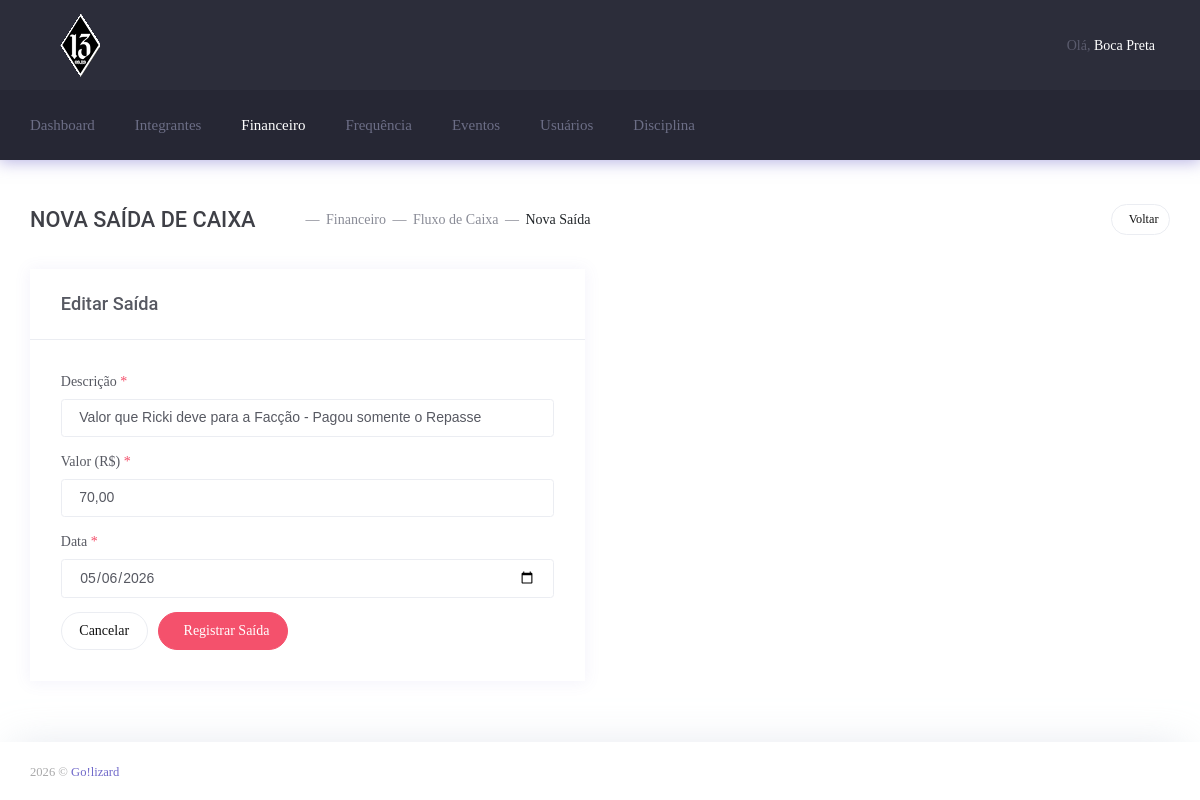
The app's page /admin/financeiro/saida_form.php?id=2&mes=5&ano=2026 (signed in) with its own data.
### tables this page shows
CREATE TABLE `cadastro_integrante` (
  `id` int(11) NOT NULL,
  `nome` varchar(200) NOT NULL,
  `apelido` varchar(200) NOT NULL,
  `veiculo` varchar(200) NOT NULL,
  `cnh` varchar(200) NOT NULL,
  `padrinho` int(20) NOT NULL,
  `data_apresentacao` datetime NOT NULL,
  `faccao` int(20) NOT NULL,
  `patente` int(10) NOT NULL,
  `nascimento` datetime NOT NULL,
  `endereco` varchar(200) NOT NULL,
  `num_endereco` varchar(200) NOT NULL,
  `cidade` varchar(200) NOT NULL,
  `estado` varchar(200) NOT NULL,
  `cep` varchar(200) NOT NULL,
  `complemento` varchar(200) NOT NULL,
  `bairro` varchar(200) NOT NULL,
  `telefone` varchar(200) NOT NULL,
  `comercial` varchar(200) NOT NULL,
  `celular` varchar(200) NOT NULL,
  `recados` varchar(200) NOT NULL,
  `email` varchar(200) NOT NULL,
  `foto` varchar(255) DEFAULT NULL,
  `status` int(10) NOT NULL DEFAULT 1 COMMENT '1 - Ativo\r\n2 - Afastado\r\n3 - Desligado\r\n4 - Suspenso'
);

CREATE TABLE `caixa_saida` (
  `id` int(11) NOT NULL,
  `descricao` varchar(255) DEFAULT NULL,
  `valor` decimal(10,2) DEFAULT NULL,
  `data_saida` date DEFAULT NULL,
  `created_at` timestamp NULL DEFAULT current_timestamp()
);

### admin/inc/general.php (called while the page is built, shortened)
<?php
	include_once ('connection.php');
	$email = $_SESSION["admin_login"];
	$sql = "SELECT id, username, email, password, role, enabled, patente, faccao, id_cadastro FROM users WHERE email = '$email'";
	$result = $conn->query($sql);
	if ($result->num_rows > 0) {
	  while($row = $result->fetch_assoc()) {
	    $id_cadastro=	$row["id_cadastro"];
	  }
	} else {
	}
	$sql = "SELECT * FROM cadastro_integrante WHERE id = '$id_cadastro'";
	$result = $conn->query($sql);
	if ($result->num_rows > 0) {
	  while($row = $result->fetch_assoc()) {
	    $apelido	=   $row["apelido"];
	  }
	} else {
	}
?>

### admin/financeiro/saida_form.php (the view, shortened to what this page needs)
<?php
    require_once ('../inc/general.php');
    $mes = isset($_GET['mes']) ? (int)$_GET['mes'] : (int)date('m');
    $ano = isset($_GET['ano']) ? (int)$_GET['ano'] : (int)date('Y');
    $edit_id = isset($_GET['id']) ? (int)$_GET['id'] : 0;
    $saida_edit = null;
    if ($edit_id > 0) {
        $se = $conn->prepare("SELECT * FROM caixa_saida WHERE id = ?");
        $se->bind_param("i", $edit_id);
        $se->execute();
        $saida_edit = $se->get_result()->fetch_assoc();
    }
    $meses_pt = [
        1=>'Janeiro',2=>'Fevereiro',3=>'Março',4=>'Abril',
        5=>'Maio',6=>'Junho',7=>'Julho',8=>'Agosto',
        9=>'Setembro',10=>'Outubro',11=>'Novembro',12=>'Dezembro'
    ];
    $nome_mes = $meses_pt[$mes] ?? $mes;
?>
<!DOCTYPE html>
<html lang="pt-br">
    <head>
        <link href="css/style.bundle.css" rel="stylesheet" type="text/css" />
    </head>
    <body class="m-page--wide m-header--fixed m-header--fixed-mobile m-footer--push m-aside--offcanvas-default">
        <div class="m-grid m-grid--hor m-grid--root m-page">
            <header class="m-grid__item m-header" data-minimize="minimize" data-minimize-offset="200" data-minimize-mobile-offset="200">
                <div class="m-header__top">
                    <div class="m-container m-container--responsive m-container--xxl m-container--full-height m-page__container">
                        <div class="m-stack m-stack--ver m-stack--desktop">
                            <div class="m-stack__item m-brand">
                                <div class="m-stack m-stack--ver m-stack--general m-stack--inline">
                                    <div class="m-stack__item m-stack__item--middle m-brand__logo">
                                        <a href="index" class="m-brand__logo-wrapper">
                                            <img alt="" src="images/logo.png"/>
                                        </a>
                                    </div>
                                </div>
                            </div>
                            <?php include_once('../inc/topbar.php'); ?>
                        </div>
                    </div>
                </div>
                <?php include_once('../inc/header_bottom.php'); ?>
            </header>
            <div class="m-grid__item m-grid__item--fluid m-grid m-grid--hor-desktop m-grid--desktop m-body">
                <div class="m-grid__item m-grid__item--fluid m-grid m-grid--ver m-container m-container--responsive m-container--xxl m-page__container">
                    <div class="m-grid__item m-grid__item--fluid m-wrapper">
                        <div class="m-subheader">
                            <div class="d-flex align-items-center">
                                <div class="mr-auto">
                                    <h3 class="m-subheader__title" style="text-transform:uppercase;">
                                        Nova Saída de Caixa
                                    </h3>
                                    <ul class="m-subheader__breadcrumbs m-nav m-nav--inline">
                                        <li class="m-nav__separator">—</li>
                                        <li class="m-nav__item">
                                            <a href="financeiro/dashboard?mes=<?= $mes ?>&ano=<?= $ano ?>" class="m-nav__link">
                                                <span class="m-nav__link-text">Financeiro</span>
                                            </a>
                                        </li>
                                        <li class="m-nav__separator">—</li>
                                        <li class="m-nav__item">
                                            <a href="financeiro/fluxo_caixa.php?mes=<?= $mes ?>&ano=<?= $ano ?>" class="m-nav__link">
                                                <span class="m-nav__link-text">Fluxo de Caixa</span>
                                            </a>
                                        </li>
                                        <li class="m-nav__separator">—</li>
                                        <li class="m-nav__item">
                                            <span class="m-nav__link-text">Nova Saída</span>
                                        </li>
                                    </ul>
                                </div>
                                <div>
                                    <a href="financeiro/fluxo_caixa.php?mes=<?= $mes ?>&ano=<?= $ano ?>"
                                       class="btn btn-sm btn-secondary m-btn m-btn--icon m-btn--pill">
                                        <span>
                                            <span>Voltar</span>
                                        </span>
                                    </a>
                                </div>
                            </div>
                        </div>
                        <div class="m-content">
                            <div class="row">
                                <div class="col-xl-6 offset-xl-3">
                                    <div class="m-portlet m-portlet--mobile">
                                        <div class="m-portlet__head">
                                            <div class="m-portlet__head-caption">
                                                <div class="m-portlet__head-title">
                                                    <h3 class="m-portlet__head-text">
                                                        <?= $edit_id > 0 ? "Editar Saída" : "Registrar Saída — $nome_mes/$ano" ?>
                                                    </h3>
                                                </div>
                                            </div>
                                        </div>
                                        <div class="m-portlet__body">
                                            <form method="POST" action="financeiro/saida_save.php">
                                                <div class="form-group m-form__group">
                                                    <label class="form-control-label">Descrição <span class="m--font-danger">*</span></label>
                                                    <input type="text" name="descricao" class="form-control m-input"
                                                           value="<?= htmlspecialchars($saida_edit['descricao'] ?? '') ?>"
                                                           placeholder="Ex: Combustível, Aluguel do espaço..." required>
                                                </div>
                                                <div class="form-group m-form__group">
                                                    <label class="form-control-label">Valor (R$) <span class="m--font-danger">*</span></label>
                                                    <input type="text" name="valor" id="valor" class="form-control m-input"
                                                           value="<?= $saida_edit ? number_format($saida_edit['valor'],2,',','.') : '' ?>"
                                                           placeholder="0,00" required>
                                                </div>
                                                <div class="form-group m-form__group">
                                                    <label class="form-control-label">Data <span class="m--font-danger">*</span></label>
                                                    <input type="date" name="data_saida" class="form-control m-input"
                                                           value="<?= $saida_edit['data_saida'] ?? date('Y-m-d') ?>" required>
                                                </div>
                                                <div class="m-form__actions m-form__actions--right">
                                                    <a href="financeiro/fluxo_caixa.php?mes=<?= $mes ?>&ano=<?= $ano ?>"
                                                       class="btn btn-secondary m-btn m-btn--pill">
                                                        Cancelar
                                                    </a>
                                                    <button type="submit"
                                                            class="btn btn-danger m-btn m-btn--icon m-btn--pill">
                                                        <span>
                                                            <span>Registrar Saída</span>
                                                        </span>
                                                    </button>
                                                </div>
                                            </form>
                                        </div>
                                    </div>
                                </div>
                            </div>
                        </div>
                    </div>
                </div>
            </div>
            <?php require_once ('../inc/footer.php'); ?>
        </div>
    </body>
</html>

### admin/inc/topbar.php (shortened to what this page needs)
<div class="m-stack__item m-stack__item--fluid m-header-head" id="m_header_nav">
    <div id="m_header_topbar" class="m-topbar m-stack m-stack--ver m-stack--general">
        <div class="m-stack__item m-topbar__nav-wrapper">
            <ul class="m-topbar__nav m-nav m-nav--inline">
                <li class="m-nav__item m-topbar__user-profile m-topbar__user-profile--img m-dropdown m-dropdown--medium m-dropdown--arrow m-dropdown--header-bg-fill m-dropdown--align-right m-dropdown--mobile-full-width m-dropdown--skin-light"
                    data-dropdown-toggle="click">
                    <a href="#" class="m-nav__link m-dropdown__toggle">
                        <span class="m-topbar__welcome">Olá,&nbsp;</span>
                        <span class="m-topbar__username"><?php echo $apelido; ?></span>
                    </a>
                </li>
            </ul>
        </div>
    </div>
</div>

### records on screen
cadastro_integrante: apelido "Boca Preta"
caixa_saida: descricao "Valor que Ricki deve para a Facção - Pagou somente o Repasse", valor "70,00", data_saida "05/06/2026"
